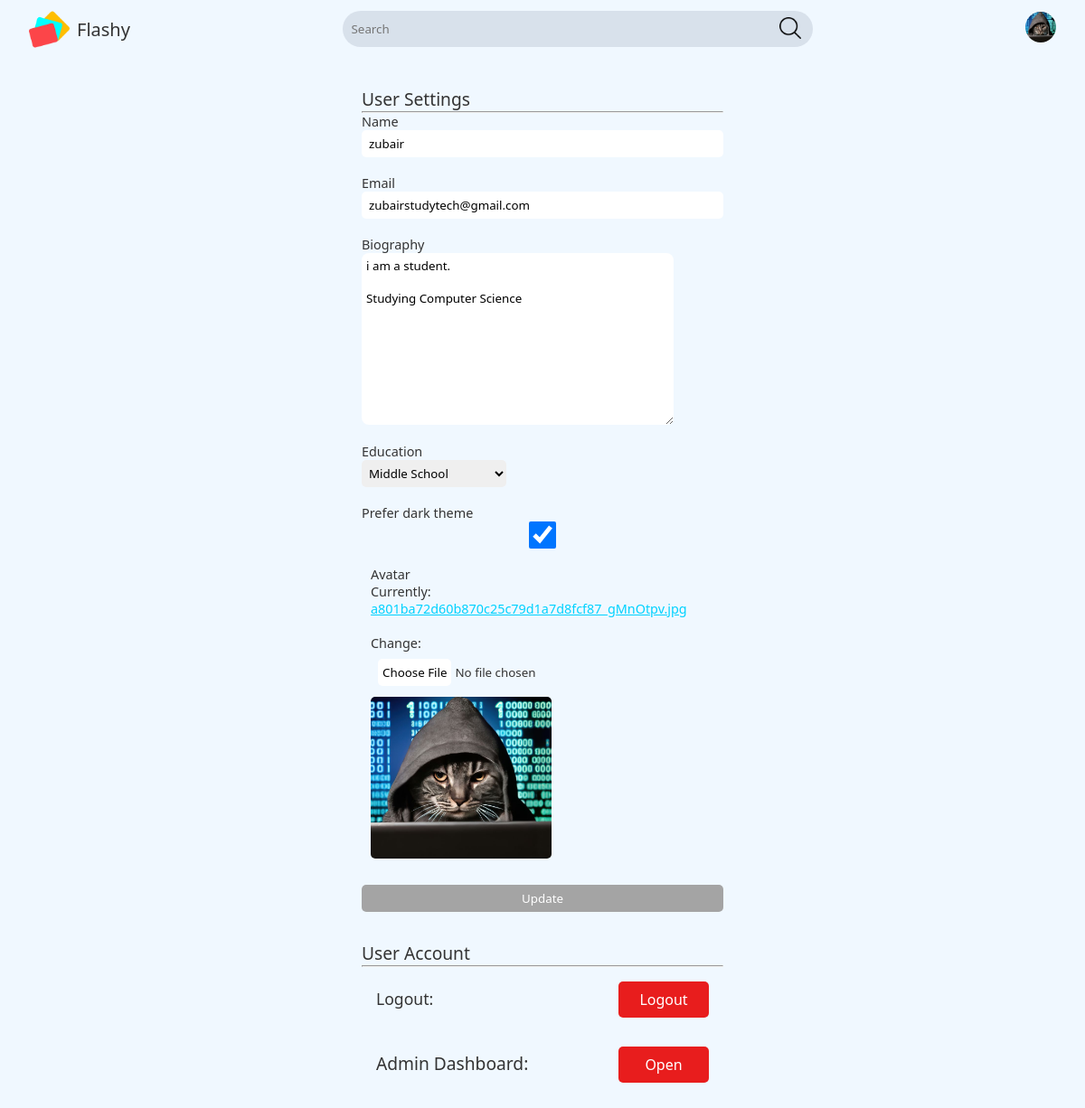
The page /settings (signed in) on the database as committed earlier.
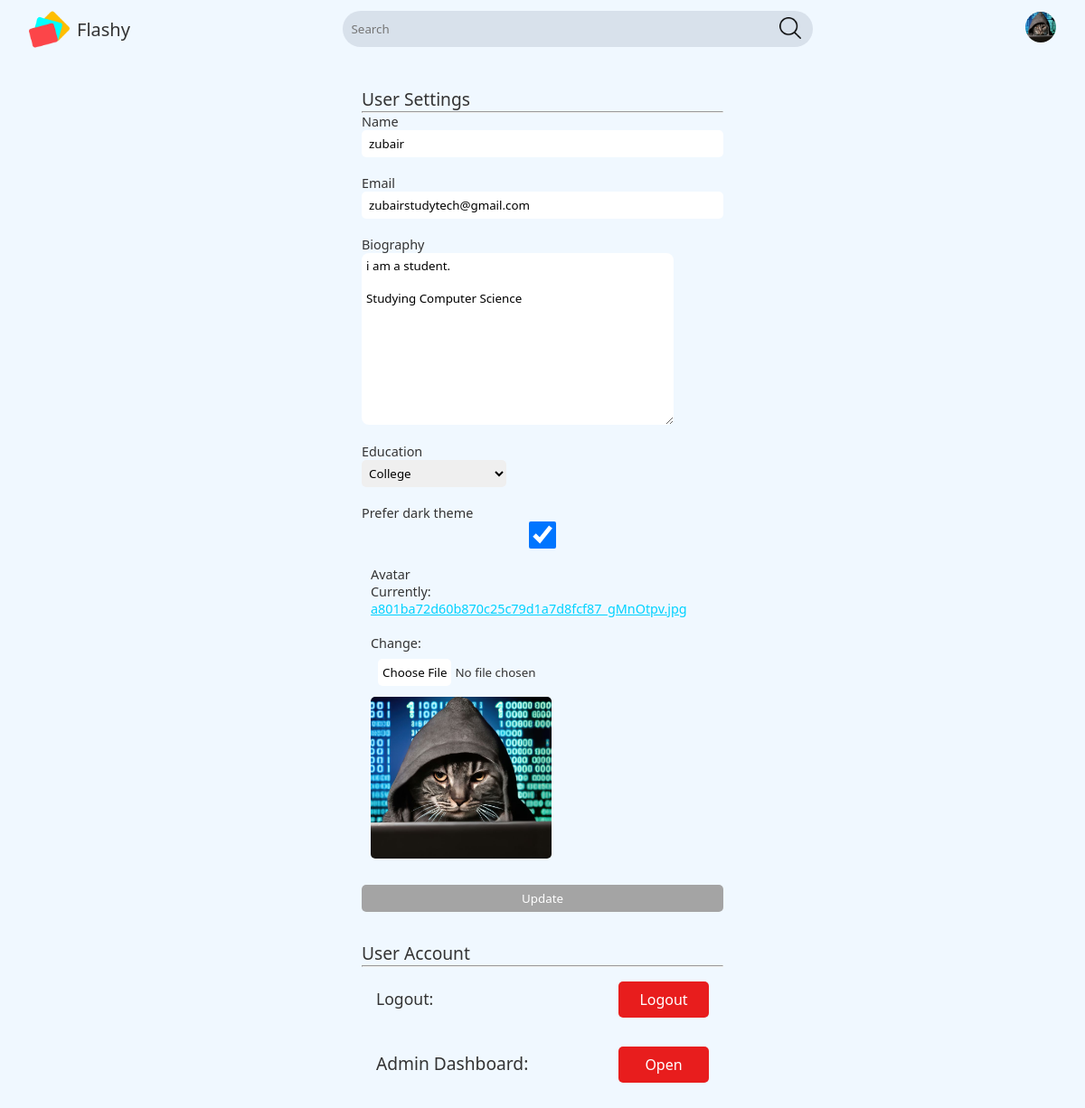
The same page on the database as committed later.
### flashcard/models.py (models this page shows)
class User(AbstractUser):
  name = models.CharField(max_length=300, null=True, blank=False, unique=True)
  username = models.CharField(max_length=300, unique=True)
  email = models.EmailField(unique=True, blank=False)
  biography = models.TextField(null=True, blank=True)
  score = models.IntegerField(null=False, default=0, blank=False)
  class educations(models.TextChoices):
    Middle_School = "Middle_School"
    High_School = "High_School"
    College = "College"
    Graduate_School = "Graduate_School"
  education = models.CharField(max_length=20, choices=educations.choices, default=educations.College)
  avatar = models.ImageField(null=True, default=get_default_avatar, max_length=500)
  prefer_dark_theme = models.BooleanField(default=False, help_text="Do you prefer dark theme?")
  is_active = models.BooleanField(default=True, help_text="If the person is active, it is True")
  date_joined = models.DateTimeField(auto_now_add=True)
  USERNAME_FIELD = 'email'
  REQUIRED_FIELDS = []

### flashcard/views.py (the view)
# urls.py: path('settings', views.settings, name='settings'),
@login_required(login_url='login')
def settings(request):
	user = request.user
	form = UserForm(instance=user)
	if request.method == 'POST':
		form = UserForm(request.POST, request.FILES, instance=user)
		if form.is_valid():
			form.save()
			return redirect('settings')
	return render(request, 'flashcards/conf/settings.html', {'form': form})

### flashcard/forms.py
class UserForm(ModelForm):
	class Meta:
		model = User
		fields = ['name', 'email', 'biography', 'education', 'prefer_dark_theme', 'avatar']
		exclude = ['score', 'is_staff', 'is_superuser', 'is_active']

### flashcard/templates/flashcards/conf/settings.html (shortened to what this page needs)
{% extends 'main.html' %}
{% load static %}
{% block css_file %} <link rel="stylesheet" href="{% static 'styles/settings.css' %}"> {% endblock css_file %}
{% block content %}
    <div class="settings-page">
        <div class="user-settings">
            <div class="header">
                <p>User Settings</p>
            <hr>
            </div>
            <div class="user-settings-body">
                <form action="" method="post" enctype="multipart/form-data">
                    {% for field in form %}
                        <div class="form-group">
                            <label>{{ field.label }}</label>
                            {% if field.field.widget.input_type != 'file' %}
                                {{ field }}
                            {% else %}
                                {{ field }}
                                <img src="{{ field.value.url }}" alt="Current Image" class="current-image">
                            {% endif %}
                        </div>
                    {% endfor %}
                    <div class="form-action">
                        <button class="btn btn--main update-button" type="submit">Update</button>
                    </div>
                </form>
            </div>
        </div>
        <div class="misc">
            <div class="header">
                <p>User Account</p>
                <hr>
            </div>
            <div class="user-account-body">
                <div class="logout">
                    <p class="logout-paragraph">Logout:  </p>
                    <a href="{% url 'logout' %}"><button>Logout</button></a>
                </div>
                {% if not request.user.is_superuser %}
                <div class="delete">
                    <p class="delete-paragraph">Delete Account:</p>
                    <a href="{% url 'delete_account' %}"><button>Delete</button></a>
                </div>
                {% else %}
                    <div class="admin">
                        <p class="admin-paragraph">Admin Dashboard:</p>
                        <a href="/admin"><button>Open</button></a>
                    </div>
                {% endif %}
                <div class="message-container">
                </div>
            </div>
        </div>
    </div>
{% endblock content %}

### templates/navbar.html (shortened to what this page needs)
{% load static %}
<nav>
  <div id="start" class="logo">
    <a href="{% url 'home' %}">
      <img src="{% static 'images/related/logo.png' %}" class="logo-image">
        <p>Flashy</p>
    </a>
  </div>
  <div id="center" class="search">
    <form class="header_search" method="get" action="{% url 'search' %}">
      <input name="q" placeholder="Search" class="input">
      <button class="search-logo"><img src="{% static 'images/related/search_dark.png' %}" class="search-logo-image" width="24px" height="24px"></button>
    </form>
     </div>
  <div id="end" class="user">
      {% if request.user.is_authenticated %}
        <div class="avatar">
          <a href="{% url 'settings' %}">
            {% if request.user.avatar == "/static/image/avatar/avatar.png"%}
              <img src="{{ request.user.avatar }}" class="avatar-image">
            {% else %}
              <img src="{{ request.user.avatar.url }}" class="avatar-image">
            {% endif %}
          </a>
        </div>
      {% else %}
        <div class="login-button">
            <a href="{% url 'login' %}">
                <button>Login</button>
            </a>
        </div>
      {% endif %}
  </div>
</nav>

Rows that differ between the two databases and show on the page:
changed User "zubair": education "Middle School" → "College"
